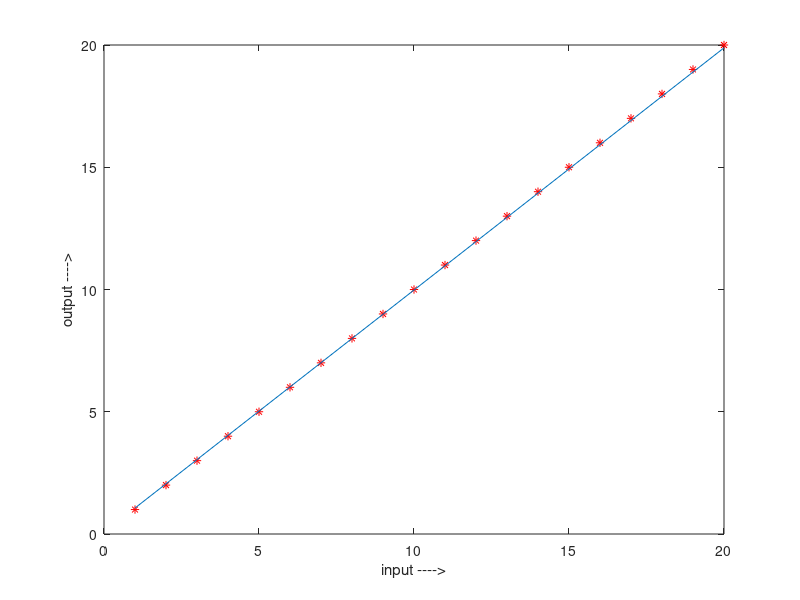

The MATLAB source for this figure:
%Dealing with data
data=load('dat.txt');
x=data(:,1);
y=data(:,2);

%Ploting input data or training set
plot(x,y,'r*');
xlabel('input ---->');
ylabel('output ---->');

%Initializing the variables
m=length(y);
theta=zeros(2,1);
x=[ones(m,1),data(:,1)];
h=x*theta;
it=3800;
alp=0.00001;
t1=0;t2=0;
J=zeros(it,1);


%Dealing with gradient descent and cost function
for i = 1:it
    t1=theta(1)-(alp*(1/m)*sum(h-y));
    t2=theta(2)-(alp*(1/m)*sum((h-y).*x(:,2)));
    theta(1)=t1;
    theta(2)=t2;
    h=x*theta;
    J(i)=1/(2*m)*sum((h-y).^2);
    
    
end

%ploting the output
hold on;
plot(x(:,2),x*theta);
hold off;

